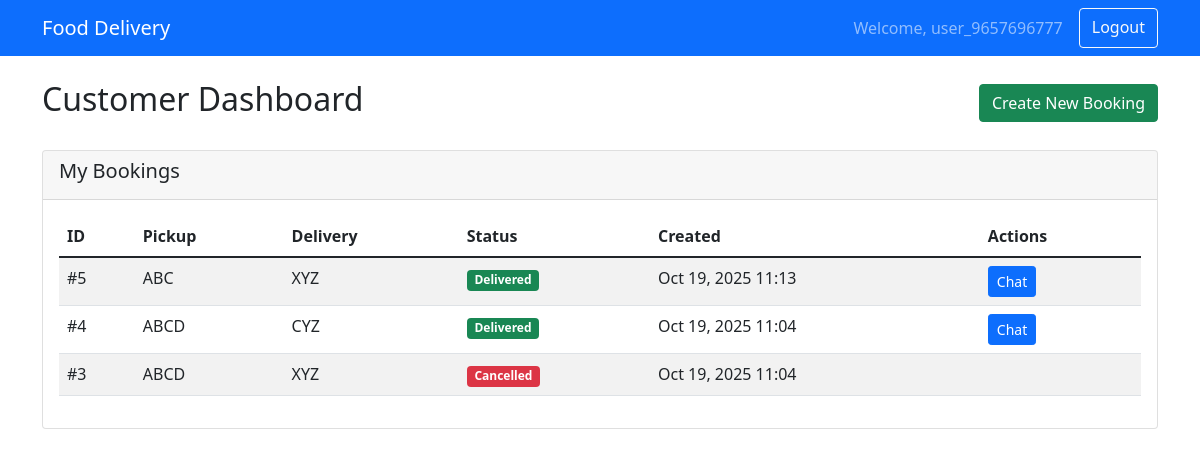
Page /customer/ (signed in) on the committed database.
### core/models.py (models this page shows, shortened)
class Booking(models.Model):
    STATUS_CHOICES = [
        ('pending', 'Pending'),
        ('assigned', 'Assigned'),
        ('start', 'Started'),
        ('reached', 'Reached'),
        ('collected', 'Collected'),
        ('delivered', 'Delivered'),
        ('cancelled', 'Cancelled'),
    ]
    customer = models.ForeignKey(User, on_delete=models.CASCADE, related_name='bookings')
    delivery_partner = models.ForeignKey(User, on_delete=models.SET_NULL, null=True, blank=True, related_name='assigned_bookings')
    pickup_address = models.TextField()
    delivery_address = models.TextField()
    status = models.CharField(max_length=20, choices=STATUS_CHOICES, default='pending')
    created_at = models.DateTimeField(auto_now_add=True)
    updated_at = models.DateTimeField(auto_now=True)

### core/views.py (the view)
# urls.py: path('customer/', views.customer_dashboard, name='customer_dashboard'),
@login_required
def customer_dashboard(request):
    try:
        profile = UserProfile.objects.get(user=request.user)
        if profile.role != 'customer':
            messages.error(request, 'Access denied. Customer access required.')
            return redirect('home')
    except UserProfile.DoesNotExist:
        messages.error(request, 'User profile not found.')
        return redirect('home')
    bookings = Booking.objects.filter(customer=request.user).order_by('-created_at')
    return render(request, 'core/customer_dashboard.html', {'bookings': bookings})

### templates/core/customer_dashboard.html (shortened to what this page needs)
{% extends 'core/base.html' %}
{% block content %}
<div class="d-flex justify-content-between align-items-center mb-4">
    <h2>Customer Dashboard</h2>
    <a href="{% url 'create_booking' %}" class="btn btn-success">Create New Booking</a>
</div>
<div class="row">
    <div class="col-12">
        <div class="card">
            <div class="card-header">
                <h5>My Bookings</h5>
            </div>
            <div class="card-body">
                {% if bookings %}
                    <div class="table-responsive">
                        <table class="table table-striped">
                            <thead>
                                <tr>
                                    <th>ID</th>
                                    <th>Pickup</th>
                                    <th>Delivery</th>
                                    <th>Status</th>
                                    <th>Created</th>
                                    <th>Actions</th>
                                </tr>
                            </thead>
                            <tbody>
                                {% for booking in bookings %}
                                <tr>
                                    <td>#{{ booking.id }}</td>
                                    <td>{{ booking.pickup_address|truncatechars:30 }}</td>
                                    <td>{{ booking.delivery_address|truncatechars:30 }}</td>
                                    <td>
                                        <span class="badge bg-{% if booking.status == 'delivered' %}success{% elif booking.status == 'cancelled' %}danger{% else %}warning{% endif %}">
                                            {{ booking.get_status_display }}
                                        </span>
                                    </td>
                                    <td>{{ booking.created_at|date:"M d, Y H:i" }}</td>
                                    <td>
                                        {% if booking.delivery_partner and booking.status not in 'pending,cancelled' %}
                                            <a href="{% url 'simple_chat' booking.id %}" class="btn btn-sm btn-primary">Chat</a>
                                        {% endif %}
                                    </td>
                                </tr>
                                {% endfor %}
                            </tbody>
                        </table>
                    </div>
                {% else %}
                    <p class="text-muted">No bookings yet. <a href="{% url 'create_booking' %}">Create your first booking</a></p>
                {% endif %}
            </div>
        </div>
    </div>
</div>
{% endblock %}

### templates/core/base.html (shortened to what this page needs)
<!DOCTYPE html>
<html lang="en">
<head>
    <link href="https://cdn.jsdelivr.net/npm/bootstrap@5.1.3/dist/css/bootstrap.min.css" rel="stylesheet">
</head>
<body>
    <nav class="navbar navbar-expand-lg navbar-dark bg-primary">
        <div class="container">
            <a class="navbar-brand" href="{% url 'home' %}">Food Delivery</a>
            {% if user.is_authenticated %}
                <div class="navbar-nav ms-auto">
                    <span class="navbar-text me-3">Welcome, {{ user.username }}</span>
                    <a class="btn btn-outline-light" href="{% url 'logout' %}">Logout</a>
                </div>
            {% endif %}
        </div>
    </nav>
    <div class="container mt-4">
        {% block content %}
        {% endblock %}
    </div>
</body>
</html>

### rows in the picture
Booking: id "5", pickup_address "ABC", delivery_address "XYZ", status "Delivered", created_at "Oct 19, 2025 11:13", shows "Chat"
Booking: id "4", pickup_address "ABCD", delivery_address "CYZ", status "Delivered", created_at "Oct 19, 2025 11:04", shows "Chat"
Booking: id "3", pickup_address "ABCD", delivery_address "XYZ", status "Cancelled", created_at "Oct 19, 2025 11:04"

### other values in the picture
{{ user.username }} "user_9657696777"
